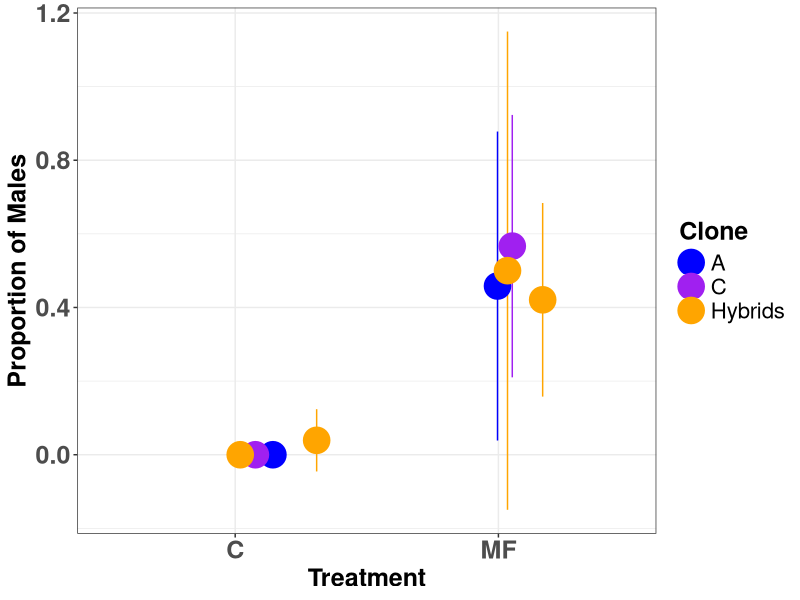
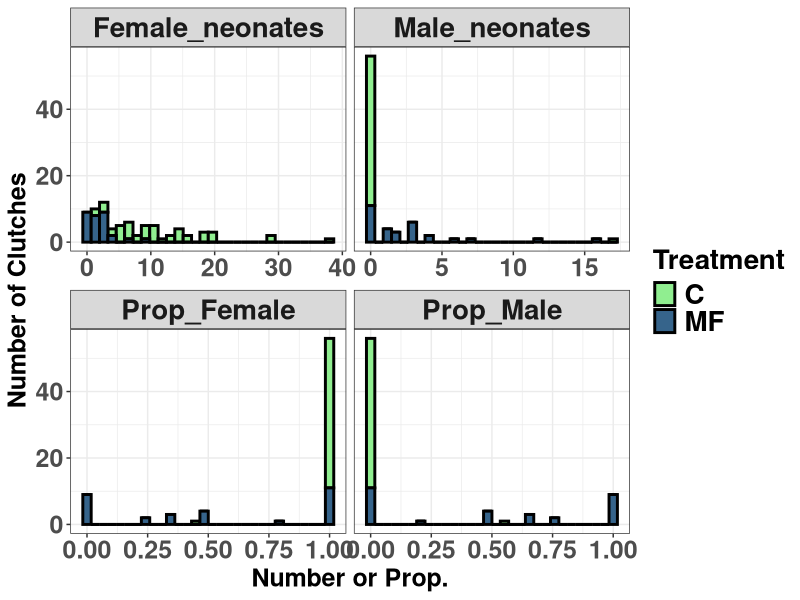

Source code (R) for these figures, in order:
# Calcualte the effect size and analyze Methyl farnesoate experiment
# Connor Murray
# 11.30.2022

# Libraries
library(data.table)
library(lattice)
library(tidyr)
library(tidyverse)
library(merTools)
library(patchwork)

# Working directory
setwd("C:/Users/Conno/Desktop/UndergradProjects_2022/Methyl_farn/Data/")

# Load data file
dt <- data.table(fread("Daphnia_Research_Aim1.csv") %>% 
        mutate(sc=case_when(Clone=="D8179" ~ "A",
                            Clone=="D8222" ~ "C",
                            Clone %like% "H" ~ "Hybrids")))

# Pooled Standard deviation
pooled_sd <- dt %>% 
  summarize(sd=sd(Prop_Male, na.rm = T))

# Cohen's D: effect Sizes
coh <- dt %>% 
  group_by(Treatment, Clone) %>% 
  summarize(mean=sum(Male_neonates, na.rm=T)/sum(Total_neonates, na.rm=T)) %>% 
  pivot_wider(names_from = c(Treatment), values_from=c(mean)) %>% 
  group_by(Clone) %>% 
  summarize(eff=((MF-C)/pooled_sd$sd))

# Average Effect size across all clones
mean(coh$eff, na.rm=T)

lower_ci <- function(mean, se, n, conf_level = 0.95){
  lower_ci <- mean - qt(1 - ((1 - conf_level) / 2), n - 1) * se
}
upper_ci <- function(mean, se, n, conf_level = 0.95){
  upper_ci <- mean + qt(1 - ((1 - conf_level) / 2), n - 1) * se
}

# Plot results - avg diff bet trmts
out1 <- {dt[Total_neonates>0] %>%
    mutate(male=Male_neonates/Total_neonates) %>% 
    group_by(Treatment, Clone, sc) %>% 
    summarise(male_tot = mean(male, na.rm = TRUE),
              ssd = sd(male, na.rm = TRUE),
              n = n()) %>%
    mutate(se = ssd / sqrt(n),
           lci.male = lower_ci(male_tot, se, n),
           uci.male = upper_ci(male_tot, se, n)) %>% 
  ggplot(.,aes(x=as.factor(Treatment), 
             ymin=lci.male, 
             ymax=uci.male,
             y=male_tot,
             color=sc)) +
  geom_pointrange(position = position_jitterdodge(dodge.width = 0.2, jitter.width = 0.5),
                  size=2) +
  theme_bw() +
  labs(x = "Treatment", 
       color = "Clone",
       fill = "Clone",
       y = "Proportion of Males") +
  scale_color_manual(values = c("C"="Purple", "A"="Blue", "Hybrids"="orange")) +
  #scale_fill_manual(values = c("C"="Purple", "MF"="steelblue4")) +
  theme(strip.text = element_text(face="bold.italic", size=12),
        legend.text = element_text(size=16),
        legend.title = element_text(face="bold", size=18),
        axis.text.x = element_text(face="bold", size=18),
        axis.text.y = element_text(face="bold", size=18),
        axis.title.x = element_text(face="bold", size=18),
        axis.title.y = element_text(face="bold", size=18),
        axis.title = element_text(face="bold", size=20))}

png(filename = "../Data/mf_exposure_mean_CI.png")
out1
dev.off()

# Plot - avg male prod over time
out2 <- {dt[Total_neonates>0] %>% 
    pivot_longer(cols = c(Prop_Male, Prop_Female, 
                          Male_neonates, Female_neonates)) %>% 
    ggplot(.,aes(x=value, 
                 fill=Treatment)) +
    facet_wrap(~name, nrow = 2, scales = "free_x") +
    geom_histogram(color="black", size=1) +
    theme_bw() +
    labs(x = "Number or Prop.",
         fill = "Treatment",
         y = "Number of Clutches") +
    scale_fill_manual(values = c("C"="lightgreen", "MF"="steelblue4")) +
    theme(strip.text = element_text(face="bold", size=20),
          legend.text = element_text(face="bold", size=20),
          legend.title = element_text(face="bold", size=20),
          axis.text.x = element_text(face="bold", size=18),
          axis.text.y = element_text(face="bold", size=18),
          axis.title.x = element_text(face="bold", size=18),
          axis.title.y = element_text(face="bold", size=18),
          axis.title = element_text(face="bold", size=20))}

pdf(file = "../Data/mf_exposure_tot.pdf")
out2
dev.off()
